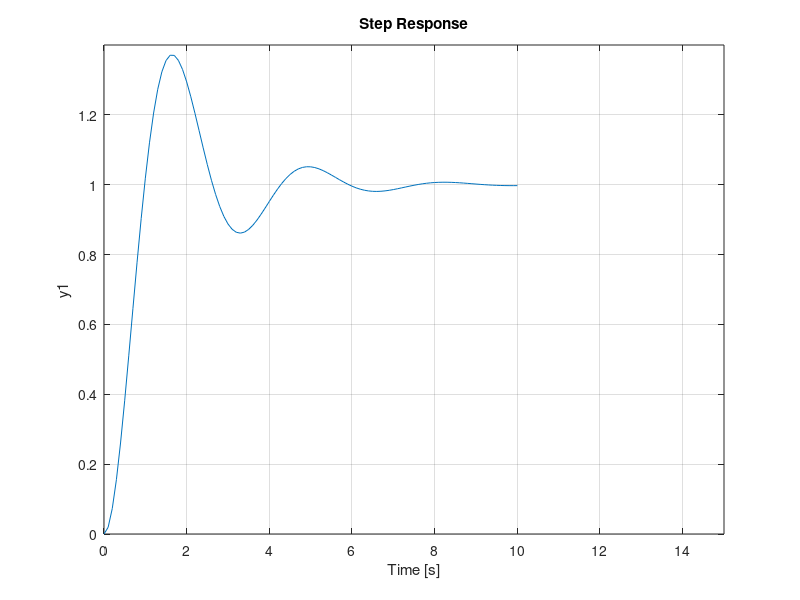

The MATLAB source for this figure:
%Define constant
Zeta = 0.3;
wn = 2;

num = [0 0 wn.^2];
den = [1 2*Zeta*wn wn.^2];
G = tf(num, den);
step(G)
xlim([0 15]);
ylim([0 1.4]);
